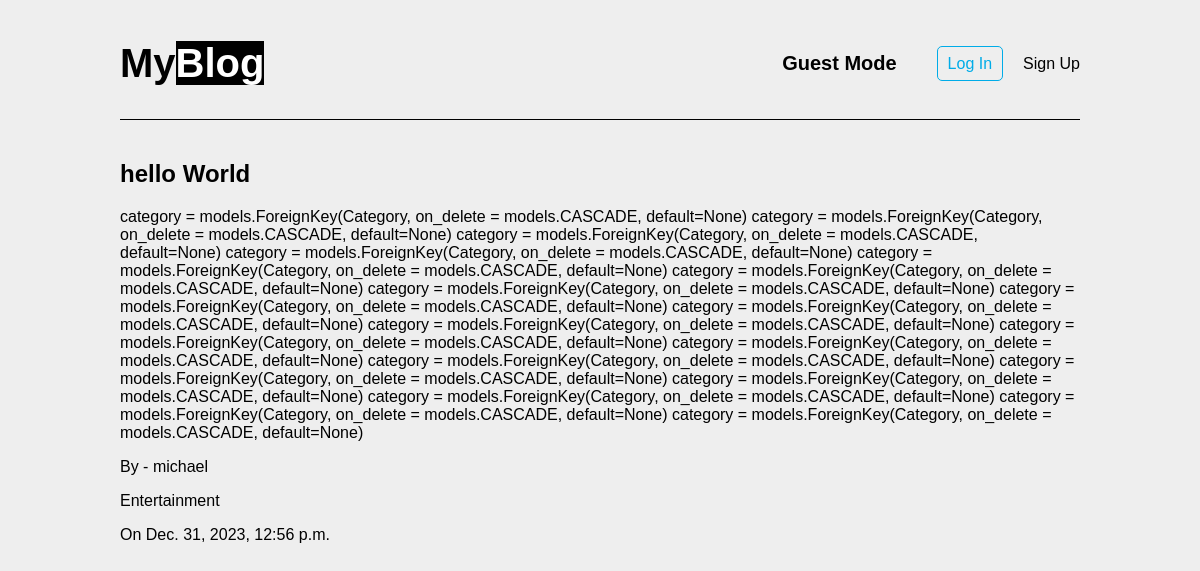
The page /hello-world/ on the database its author committed.
### posts/models.py (models this page shows, shortened)
class Post(models.Model):
    title = models.CharField(max_length = 100)
    slug = models.SlugField()
    category = models.ForeignKey(Category, on_delete = models.CASCADE, default=None)
    body = models.TextField()
    date = models.DateTimeField(auto_now_add=True)
    author = models.ForeignKey(User, on_delete = models.CASCADE, default=None)

### categories/models.py (models this page shows)
class Category(models.Model):
    title = models.CharField(max_length = 100)
    Description = models.TextField()
    author = models.ForeignKey(User, on_delete = models.CASCADE, default=None)
    def __str__(self):
        return self.title

### posts/views.py (the view)
# urls.py: path('<slug:slug>/', views.single_post, name="single_post"),
def single_post(request, slug):
    post = Post.objects.get(slug = slug)
    return render (request, 'posts/single_post.html', {'post': post})

### posts/templates/posts/single_post.html
{% extends 'layout.html' %}
{% block content %}
{% load static %}
    <div class="post_details">
        <h2>{{ post.title }}</h2>
        <p>{{ post.body }}</p>
        <p>By - {{ post.author }}</p>
        <p>{{ post.category }}</p>
        <p>On {{ post.date }}</p>
    </div>
{% endblock %}

### assets/styles.css (style rules this page uses)
body { background-color: #eee; font-family: 'Trebuchet MS', 'Lucida Sans Unicode', 'Lucida Grande', 'Lucida Sans', Arial, sans-serif; }

### rows shown on the page
Post: title "hello World", body "category = models.ForeignKey(Category, on_delete = models.CASCADE, default=None) category = models.ForeignKey(Category, on_delete = models.CASCADE, default=None) category = models.ForeignKey(Category, on_delete = models.CASCADE, default=None) category = models.ForeignKey(Category, on_delete = models.CASCADE, default=None) category = models.ForeignKey(Category, on_delete = models.CASCADE, default=None) category = models.ForeignKey(Category, on_delete = models.CASCADE, default=None) category = models.ForeignKey(Category, on_delete = models.CASCADE, default=None) category = models.ForeignKey(Category, on_delete = models.CASCADE, default=None) category = models.ForeignKey(Category, on_delete =…", author "michael", category "Entertainment", date "Dec. 31, 2023, 12:56 p.m."
